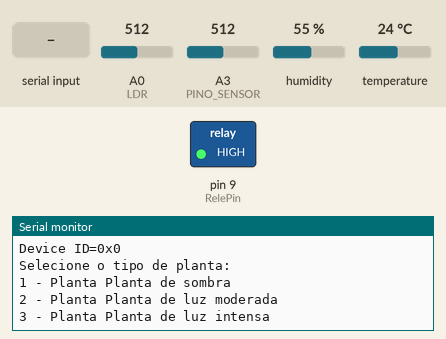
This sketch was run on a simulated Arduino Uno, built for the host (arithmetic inside an expression is 32-bit, double 64-bit). Shown: switched loads named in the sketch (green lamp = pin HIGH), the last lines printed to the serial monitor. The test bench sets the inputs (shaded band); at power-on: A0 (LDR) = 512, A3 (PINO_SENSOR) = 512, humidity 55 %, temperature 24 °C.

Above: at 0.9 s.
1.0 s: "90,45\n" received over Serial
At 1.8 s:
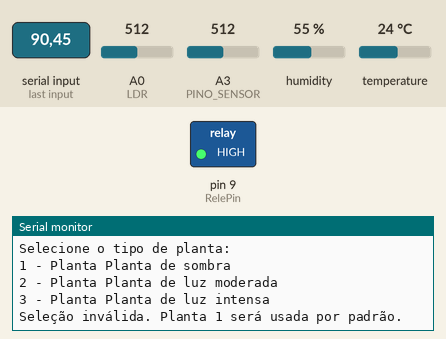
At 6.6 s:
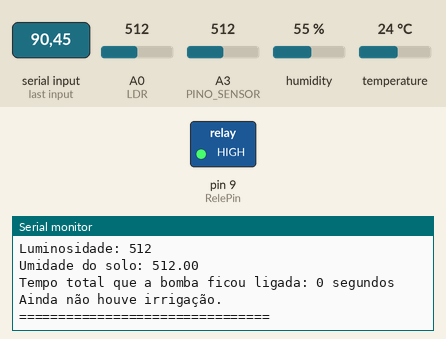

The sketch:

Jardin1.ino
```cpp
//####################################################################################
// Definição da classe Planta (POO)
//####################################################################################
class Planta {
  private:
    String nome;
    float tempMin, tempMax, umidadeSoloMin, umidadeSoloMax;
    int lumMin, lumMax;

  public:
    // Construtor
    Planta(String nome, float tempMin, float tempMax, int lumMin, int lumMax, float umidadeSoloMin, float umidadeSoloMax) {
      this->nome = nome;
      this->tempMin = tempMin;
      this->tempMax = tempMax;
      this->lumMin = lumMin;
      this->lumMax = lumMax;
      this->umidadeSoloMin = umidadeSoloMin;
      this->umidadeSoloMax = umidadeSoloMax;
    }

    // Getters
    String getNome() { return nome; }
    float getTempMin() { return tempMin; }
    float getTempMax() { return tempMax; }
    int getLumMin() { return lumMin; }
    int getLumMax() { return lumMax; }
    float getUmidadeSoloMin() { return umidadeSoloMin; }
    float getUmidadeSoloMax() { return umidadeSoloMax; }

    // Método para verificar se a temperatura está adequada
    bool verificarTemp(float temp) {
      return temp >= tempMin && temp <= tempMax;
    }

    // Método para verificar se a luminosidade está adequada
    bool verificarLuminosidade(int luminosidade) {
      return luminosidade >= lumMin && luminosidade <= lumMax;
    }

    // Método para verificar se a umidade do solo está adequada
    bool verificarUmidadeSolo(float umidadeSolo) {
      return umidadeSolo >= umidadeSoloMin && umidadeSolo <= umidadeSoloMax;
    }

    // Método para verificar se todas as condições estão adequadas
    bool condicoesAdequadas(float temp, int luminosidade, float umidadeSolo) {
      return verificarTemp(temp) && verificarLuminosidade(luminosidade) && verificarUmidadeSolo(umidadeSolo);
    }
};

//####################################################################################
// Definição das plantas (adicionar novas plantas aqui)
//####################################################################################

Planta plantas[] = {
  Planta("Planta de sombra", 15.0, 25.0, 100, 300, 200.0, 500.0),
  Planta("Planta de luz moderada", 18.0, 30.0, 300, 600, 250.0, 700.0),
  Planta("Planta de luz intensa", 20.0, 35.0, 600, 1023, 300.0, 800.0)
};

Planta plantaSelecionada = plantas[0];  // Inicialmente seleciona a primeira planta

//####################################################################################
// Definição dos pinos, variáveis globais e import de bliblioteacas
//####################################################################################
#include <Wire.h>
#include "ClosedCube_HDC1080.h"

ClosedCube_HDC1080 hdc1080;

const int RelePin = 9;       // Pino ao qual o Módulo Relé está conectado
const int PINO_SENSOR = A3;  // Sensor de umidade do solo
const int LDR = A0;          // Sensor de luminosidade
const int pinLM35 = A2;      // Sensor de temperatura

float tempC = 0.0;           // Armazena o valor da temperatura
int valorldr = 0;            // Armazena o valor do LDR
float umidadeSolo = 0;       // Armazena a leitura do sensor de umidade
float umidadeAr = 0.0;

const unsigned long INTERVALO_REGA = 5 * 1000; // em milissegundos
unsigned long ultimoTempoRega = 0;
unsigned long tempoLigada = 0;      // Armazena o tempo total que a bomba ficou ligada
unsigned long tempoUltimaIrrigacao = 0;  // Armazena o tempo da última irrigação
unsigned long inicioIrrigacao = 0;   // Armazena o momento em que a bomba foi ligada
bool bombaLigada = false;            // Estado da bomba

//####################################################################################
// Função de controle do Arduino
//####################################################################################
void setup() {
  Serial.begin(9600);

  hdc1080.begin(0x40);
  Serial.print("Manufacturer ID=0x");
  Serial.println(hdc1080.readManufacturerId(), HEX);
  Serial.print("Device ID=0x");
  Serial.println(hdc1080.readDeviceId(), HEX);

  pinMode(RelePin, OUTPUT);
  pinMode(LDR, INPUT);
  pinMode(PINO_SENSOR, INPUT);
  digitalWrite(RelePin, 1);

  // Exibe opções para selecionar a planta
  selecionarPlanta();
}

void loop() {
  // Leitura dos sensores
  umidadeSolo = lerUmidadeSolo();
  valorldr = lerLuminosidade();
  tempC = lerTemperatura();
  umidadeAr = lerUmidadeAr();

  // Exibe os valores a cada intervalo definido
  if (millis() - ultimoTempoRega >= INTERVALO_REGA) {
    exibirValores();
    ultimoTempoRega = millis();
  }

  // Controla a irrigação
  controlarIrrigacao();

  delay(5000);
}

//####################################################################################
// Funções de Controle
//####################################################################################
void selecionarPlanta() {
  Serial.println("Selecione o tipo de planta:");
  for (int i = 0; i < sizeof(plantas) / sizeof(plantas[0]); i++) {
    Serial.print(i + 1);
    Serial.print(" - Planta ");
    Serial.println(plantas[i].getNome());
  }

  while (Serial.available() == 0) {}
  int tipoPlanta = Serial.parseInt() - 1;
  if (tipoPlanta >= 0 && tipoPlanta < sizeof(plantas) / sizeof(plantas[0])) {
    plantaSelecionada = plantas[tipoPlanta];
    Serial.print("Planta ");
    Serial.print(plantaSelecionada.getNome());
    Serial.println(" selecionada.");
  } else {
    Serial.println("Seleção inválida. Planta 1 será usada por padrão.");
  }
}

void controlarIrrigacao() {
  bool condicoesAdequadas = plantaSelecionada.condicoesAdequadas(tempC, valorldr, umidadeSolo);

  if (condicoesAdequadas && !bombaLigada) {
    ativarIrrigacao();
  } else if (!condicoesAdequadas && bombaLigada) {
    desativarIrrigacao();
  }
}

void ativarIrrigacao() {
  digitalWrite(RelePin, 0);
  Serial.println("Irrigação ativada.");
  inicioIrrigacao = millis();
  bombaLigada = true;
}

void desativarIrrigacao() {
  digitalWrite(RelePin, 1);
  Serial.println("Irrigação desativada.");
  tempoLigada += millis() - inicioIrrigacao;
  tempoUltimaIrrigacao = millis();
  bombaLigada = false;
}

//####################################################################################
// Funções para leitura dos sensores
//####################################################################################
float lerTemperatura() {
  return hdc1080.readTemperature();
}

int lerLuminosidade() {
  return analogRead(LDR);
}

float lerUmidadeSolo() {
  return analogRead(PINO_SENSOR);
}

float lerUmidadeAr() {
  return hdc1080.readHumidity();
}

// Função para exibir os valores no monitor serial
void exibirValores() {
  Serial.println("================================");
  Serial.print("Temperatura: ");
  Serial.println(tempC);
  Serial.print("Umidade do ar: ");
  Serial.println(umidadeAr);
  Serial.print("Luminosidade: ");
  Serial.println(valorldr);
  Serial.print("Umidade do solo: ");
  Serial.println(umidadeSolo);

  Serial.print("Tempo total que a bomba ficou ligada: ");
  Serial.print(tempoLigada / 1000);
  Serial.println(" segundos");

  if (tempoUltimaIrrigacao > 0) {
    Serial.print("Última irrigação há: ");
    Serial.print((millis() - tempoUltimaIrrigacao) / 1000);
    Serial.println(" segundos");
  } else {
    Serial.println("Ainda não houve irrigação.");
  }

  Serial.println("================================");
}
```

Measured:
- after the input at 1.0 s, the serial monitor: prints a new line at once (image 1)
